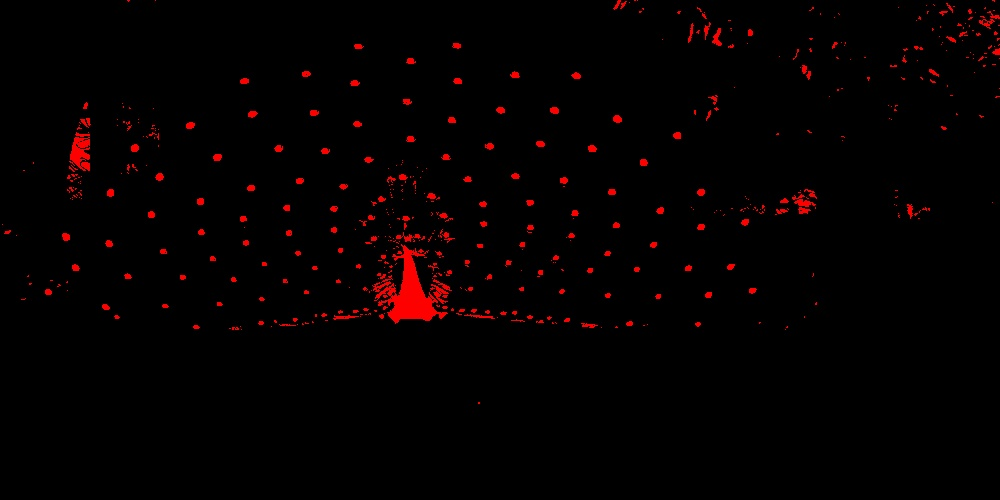
#> input picture server/1.jpg, 1000 x 500 px
$ jupyter execute --allow-errors Untitled.ipynb
#> lines starting #> are read from the running program, lines starting #| are printed output that depends on the picture; after the words box and inside, x2 and y2 are one past the last pixel; in counts of white or black regions, pixels touching at a corner belong together
[cell 1]
import numpy as np
import cv2

from collections import Counter


xrange = range


imgor = cv2.imread("1.jpg", 1);
#> imgor is the input picture: shape (500, 1000, 3); mean B, G, R 0.6, 0.5, 5.2

img = imgor[:, :, 2]
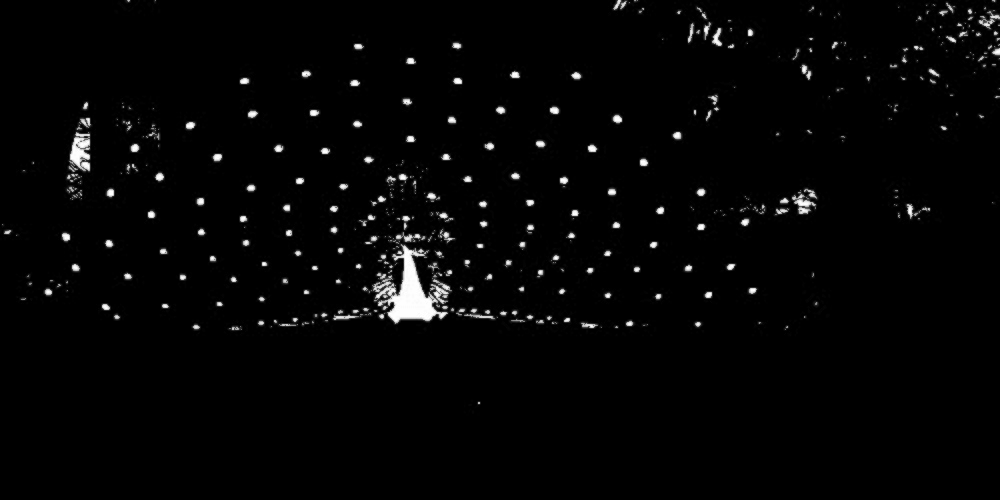
#> img: shape (500, 1000); min 0, max 255, mean 5.2
# img[img==255] = 1

[cell 2]
cv2.imshow('image',img)
cv2.waitKey(0)
cv2.destroyAllWindows()

#> (a cell that did not finish here is left out)

#> (a cell that did not finish here is left out)

[cell 5]
img[img>125] = 255
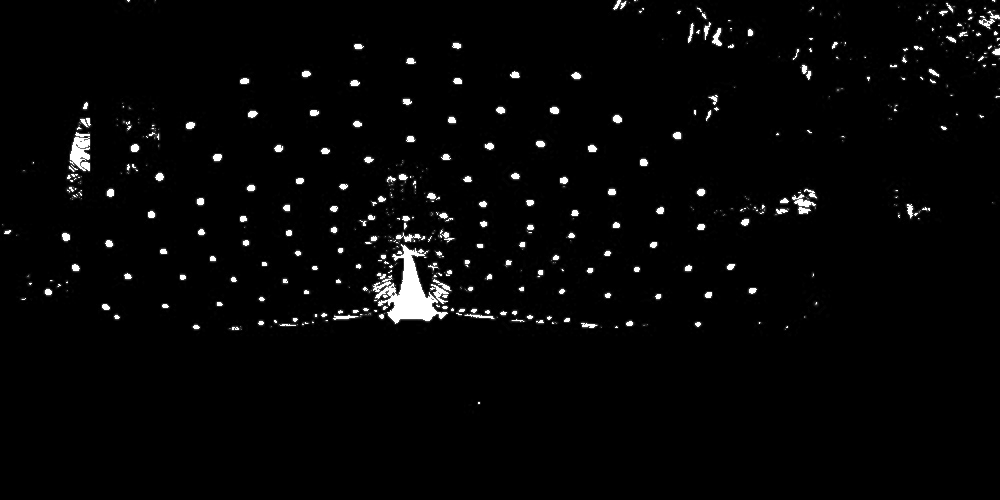
#> img: shape (500, 1000); 1.83% of pixels changed, all inside (x1, y1, x2, y2) = (4, 0, 1000, 404)

[cell 6]
imgclose = cv2.morphologyEx(img, cv2.MORPH_CLOSE, kernel=None)
imgbin = cv2.threshold(imgclose, 200, 255, cv2.THRESH_BINARY)[1]
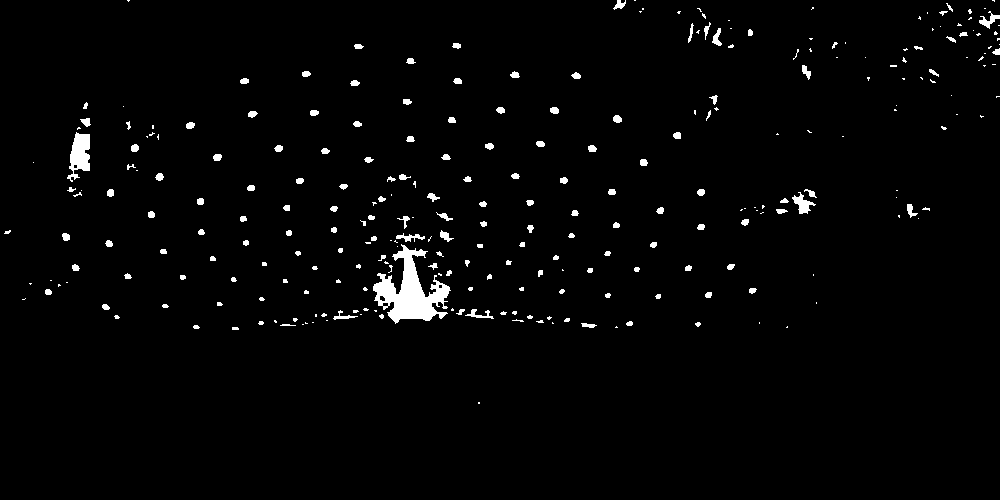
#> imgbin: shape (500, 1000); 2.1% white; 282 white regions (138 under 20 px), largest, box (x1, y1, x2, y2) and area: (373, 244, 451, 324) 2731, (67, 132, 90, 182) 685, (792, 192, 816, 214) 224

ret, labels = cv2.connectedComponents(imgbin)
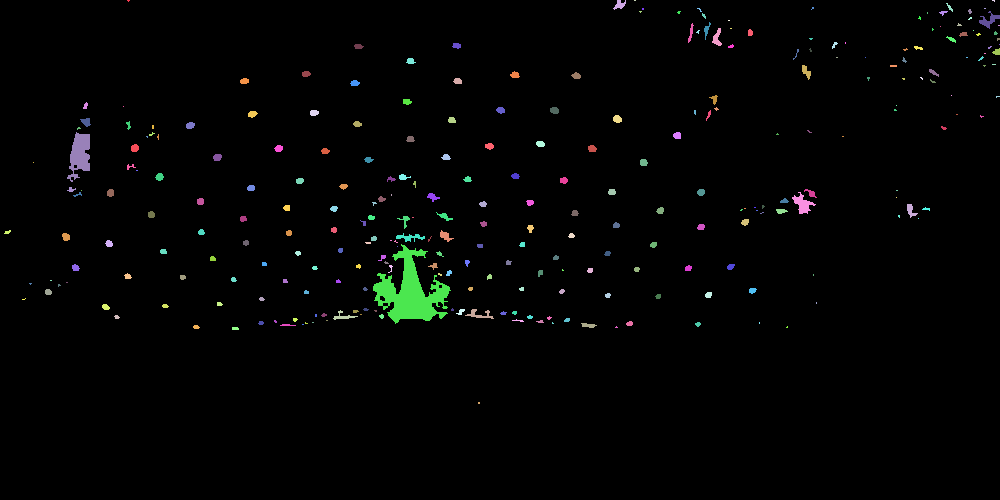
#> labels: shape (500, 1000) int32; 283 distinct labels, from 0 to 282; one colour per label, 0 black
#> ret = 283

cv2.imshow('Closed image', imgbin)

cv2.waitKey(0)

print(ret)
#| 283
for i in range(1, ret+1):
	xpoints = (labels==i).nonzero()[0]
	ypoints = (labels==i).nonzero()[1]

	if(xpoints.shape[0] < 10):
		# print("here")
		for j in xrange(xpoints.shape[0]):
			imgbin[xpoints[j]][ypoints[j]] = 0
#> this loop made 283 passes
#> (xpoints, ypoints) on passes 1, 3, 4: ([0, 0, 0, 1], [127, 128, 129, 128]), ([0, 0], [634, 635]), ([0, 0, 0, 1], [992, 993, 994, 994])
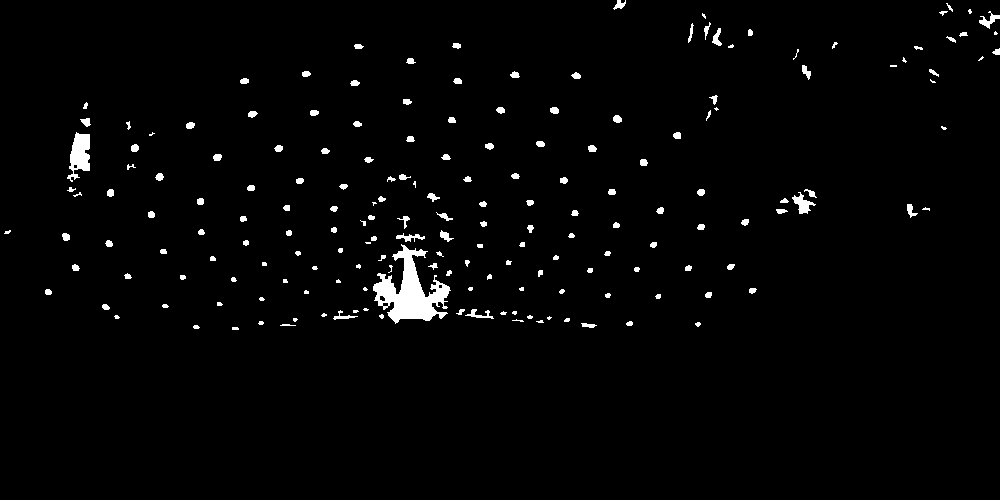
#> imgbin: shape (500, 1000); 2% white; 187 white regions (43 under 20 px)


ret, labels = cv2.connectedComponents(imgbin)
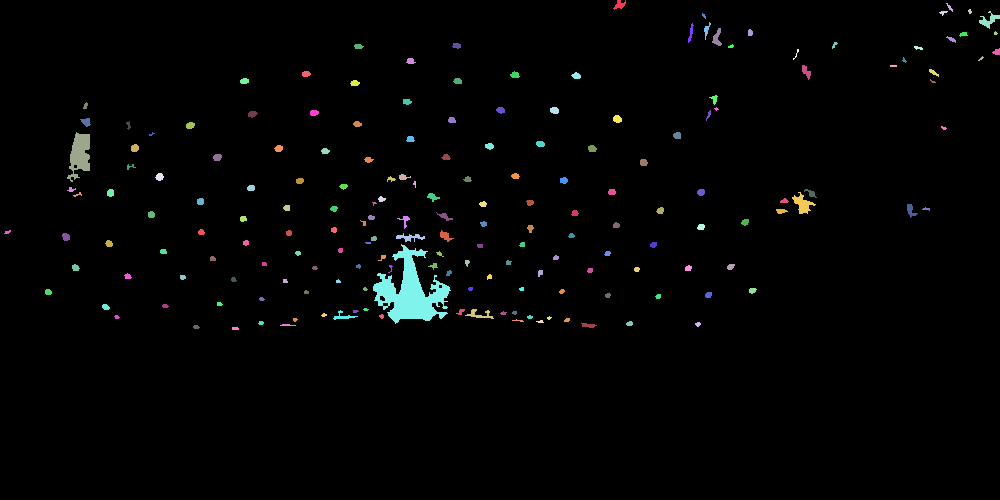
#> labels: shape (500, 1000) int32; 188 distinct labels, from 0 to 187; one colour per label, 0 black
#> ret = 188
cc_num = ret;
#> cc_num = 188

# imgbin is the final binary image ie 0 or 255
# ret is the count

cv2.imshow('Closed image', imgbin)
cv2.imshow('Image', img)
cv2.waitKey(0)
cv2.destroyAllWindows()

[cell 7]
contours,hierarchy = cv2.findContours(imgbin, 1, 2)
#> contours = 191 contours, 90 with area under 20; largest, box (x1, y1, x2, y2) and area: (373, 244, 451, 324) 2524, (67, 132, 90, 182) 616, (792, 192, 816, 214) 184, (979, 11, 1000, 29) 102, (396, 233, 425, 242) 78

#> (a cell that did not finish here is left out)

#> (a cell that did not finish here is left out)

#> (a cell that did not finish here is left out)

#> (a cell that did not finish here is left out)

#> (a cell that did not finish here is left out)

#> (a cell that did not finish here is left out)

[cell 14]
contours
#> Out has the same summary as contours
